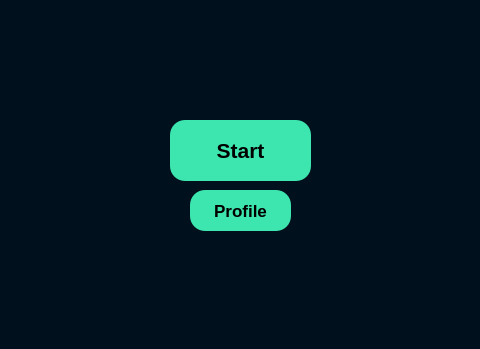
<?xml version="1.0" encoding="UTF-8"?>
<ui version="4.0">
 <class>StartHistory</class>
 <widget class="QDialog" name="StartHistory">
  <property name="geometry">
   <rect>
    <x>0</x>
    <y>0</y>
    <width>480</width>
    <height>349</height>
   </rect>
  </property>
  <property name="windowTitle">
   <string>Dialog</string>
  </property>
  <property name="styleSheet">
   <string notr="true">QWidget
{
	background-color: #00111d;
	color: #000000;
	border-color: #000000;

}</string>
  </property>
  <widget class="QPushButton" name="pushButton_start">
   <property name="geometry">
    <rect>
     <x>170</x>
     <y>120</y>
     <width>141</width>
     <height>61</height>
    </rect>
   </property>
   <property name="font">
    <font>
     <pointsize>16</pointsize>
     <bold>true</bold>
    </font>
   </property>
   <property name="styleSheet">
    <string notr="true">QPushButton
{
	background-color: #3de6af;
	color: #000000;
	border-style: solid;
	border-radius:15px;
	border-color: #000000;
	font-weight : bold;
	padding: 13px;

}


QPushButton::hover
{
	background-color: #3dffaf;
	color: #000000;
	border-style: solid;
	border-color: #000000;
	font-weight : bold;
	padding: 13px;

}


QPushButton::pressed
{
	background-color: #3dc8af;
	color: #000000;
	border-style: solid;
	border-color: #000000;
	font-weight : bold;
	padding: 13px;

}</string>
   </property>
   <property name="text">
    <string>Start</string>
   </property>
  </widget>
  <widget class="QPushButton" name="pushButton_profile">
   <property name="geometry">
    <rect>
     <x>190</x>
     <y>190</y>
     <width>101</width>
     <height>41</height>
    </rect>
   </property>
   <property name="font">
    <font>
     <pointsize>13</pointsize>
     <bold>true</bold>
    </font>
   </property>
   <property name="styleSheet">
    <string notr="true">QPushButton
{
	background-color: #3de6af;
	color: #000000;
	border-style: solid;
	border-radius:15px;
	border-color: #000000;
	font-weight : bold;
	padding: 13px;

}


QPushButton::hover
{
	background-color: #3dffaf;
	color: #000000;
	border-style: solid;
	border-color: #000000;
	font-weight : bold;
	padding: 13px;

}


QPushButton::pressed
{
	background-color: #3dc8af;
	color: #000000;
	border-style: solid;
	border-color: #000000;
	font-weight : bold;
	padding: 13px;

}</string>
   </property>
   <property name="text">
    <string>Profile</string>
   </property>
  </widget>
 </widget>
 <resources/>
 <connections/>
</ui>
